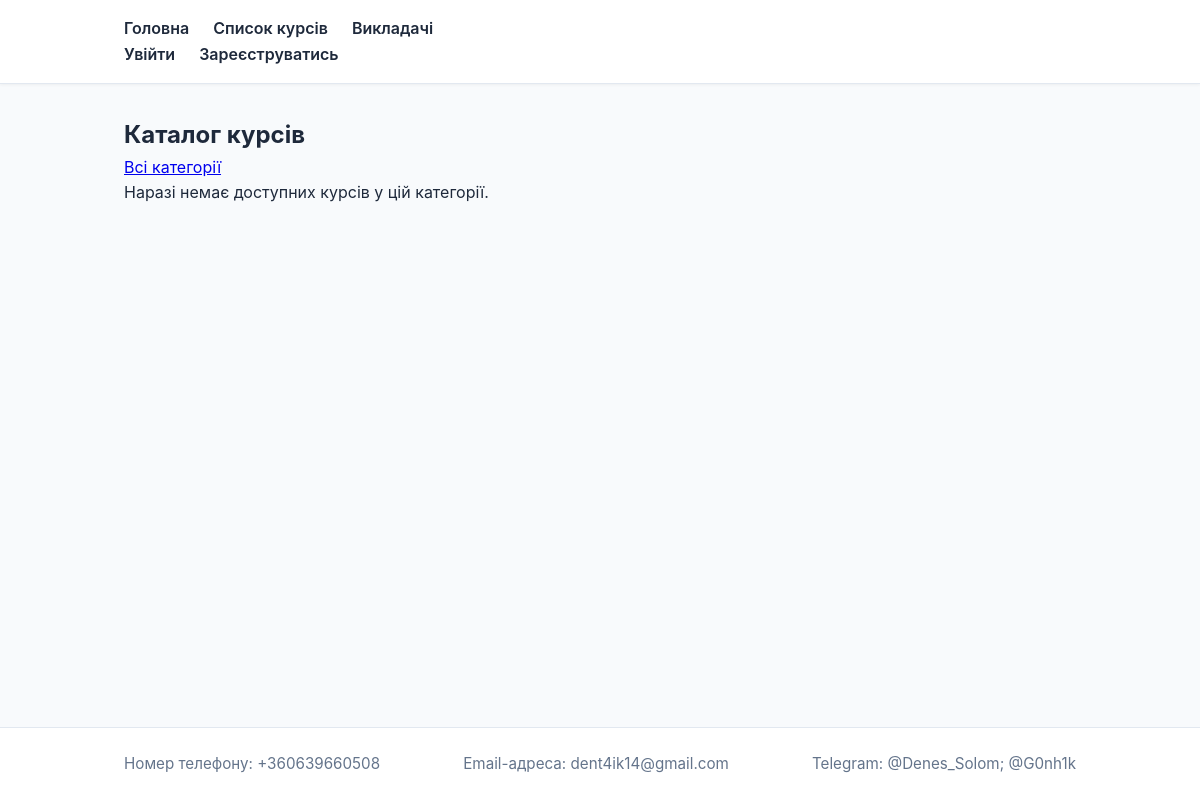
Before: /courses/ with the older database file.
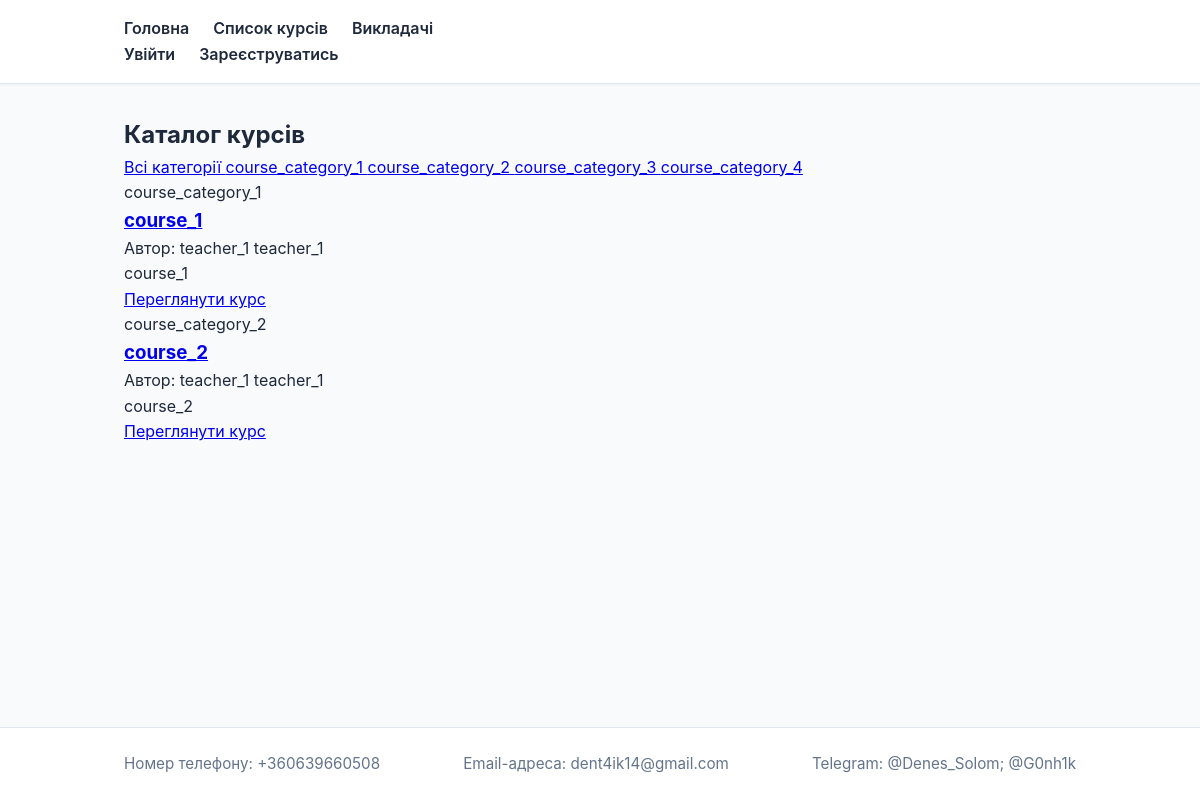
After: the same page with the newer database file.
### courses/models.py (models this page shows, shortened)
class CourseCategory(models.Model):
    name = models.CharField(max_length=128)

class Course(models.Model):
    name = models.CharField(max_length=128)
    description = models.TextField(null=True, blank=True)
    authot = models.ForeignKey(to=User, on_delete=models.CASCADE, related_name='courses_created',)
    category = models.ForeignKey(to=CourseCategory, on_delete=models.SET_NULL, null=True, blank=True)

### users/models.py (models this page shows)
class User(AbstractUser):
    email = models.EmailField('email address', unique=True)
    class Role(models.TextChoices):
        TEACHER = 'teacher', 'Викладач'
        STUDENT = 'student', 'Студент'
    role = models.CharField(
        'роль',
        max_length=10,
        choices=Role.choices,
        default=Role.STUDENT,
    )

### courses/views.py (the view)
# urls.py: path('', CoursesList.as_view(), name='courses_list'),
class CoursesList(ListView):
    model = Course
    template_name = 'courses/course_list.html'
    context_object_name = 'courses'
    def get_queryset(self):
        queryset = super().get_queryset()
        category_id = self.request.GET.get('category_id')
        if category_id and category_id.isdigit():
            queryset = queryset.filter(category_id=category_id)
        return queryset
    def get_context_data(self, **kwargs):
        context = super().get_context_data(**kwargs)
        context['title'] = 'Список Курсів'
        context['categories'] = CourseCategory.objects.all()
        category_id = self.request.GET.get('category_id')
        if category_id and category_id.isdigit():
            context['curent_category'] = CourseCategory.objects.filter(id=category_id).first()
        return context

### courses/templates/courses/course_list.html (shortened to what this page needs)
{% load static %}
<!doctype html>
<html lang="uk">
  <head>
    <link rel="stylesheet" href="{% static 'users/css/style.css' %}" />
  </head>
  <body>
    <header>
      <div class="nav-container">
        <div class="nav-links">
          <a href="{% url 'index' %}">Головна</a>
          <a href="{% url 'courses:courses_list' %}">Список курсів</a>
          <a href="{% url 'users:users_list' %}">Викладачі</a>
        </div>
        <div class="auth-links nav-links">
          {% if user.is_authenticated %}
            <a href="{% url 'users:profile' %}">Профіль ({{ user.username }})</a>
            <form action="{% url 'users:logout' %}" method="post" style="display: inline;">
              {% csrf_token %}
              <button type="submit" class="btn-logout">Вийти</button>
            </form>
          {% else %}
            <a href="{% url 'users:login' %}">Увійти</a>
            <a href="{% url 'users:register' %}">Зареєструватись</a>
          {% endif %}
        </div>
      </div>
    </header>
    <main>
      <section class="courses-header">
        <h1 class="hero-title">Каталог курсів</h1>
        <div class="category-filters">
          <a href="{% url 'courses:courses_list' %}" class="filter-chip {% if not curent_category %}active{% endif %}">
            Всі категорії
          </a>
          {% for category in categories %}
            <a href="{% url 'courses:courses_list' %}?category_id={{ category.id }}"
               class="filter-chip {% if curent_category.id == category.id %}active{% endif %}">
              {{ category.name }}
            </a>
          {% endfor %}
        </div>
      </section>
      <section class="courses-grid">
        {% for course in courses %}
          <div class="course-card">
            {% if course.category %}
              <div class="course-category-tag">{{ course.category.name }}</div>
            {% endif %}
            <h3 class="course-card-title">
              <a href="{% url 'courses:course_detail' pk=course.id %}">{{ course.name }}</a>
            </h3>
            <div class="course-card-author">
              Автор: {{ course.authot.get_full_name|default:course.authot.username }}
            </div>
            <p class="course-card-desc">{{ course.description }}</p>
            <a href="{% url 'courses:course_detail' pk=course.id %}" class="btn-detail">
              Переглянути курс
            </a>
          </div>
        {% empty %}
          <div class="empty-state" style="grid-column: 1 / -1;">
            <p>Наразі немає доступних курсів у цій категорії.</p>
          </div>
        {% endfor %}
      </section>
    </main>
    <footer>
      <div class="footer-container">
        <p>Номер телефону: +360639660508</p>
        <p>Email-адреса: dent4ik14@gmail.com</p>
        <p>Telegram: @Denes_Solom; @G0nh1k</p>
      </div>
    </footer>
  </body>
</html>

### static/users/css/style.css (style rules this page uses)
:root { --primary-color: #2563eb; --primary-hover: #1d4ed8; --bg-color: #f8fafc; --card-bg: #ffffff; --text-color: #1e293b; --text-muted: #64748b; --border-color: #e2e8f0; --radius: 12px; --shadow: 0 4px 6px -1px rgba(0, 0, 0, 0.1), 0 2px 4px -2px rgba(0, 0, 0, 0.05); }
* { box-sizing: border-box; margin: 0; padding: 0; }
body { font-family: -apple-system, BlinkMacSystemFont, "Segoe UI", Roboto, Helvetica, Arial, sans-serif; background-color: var(--bg-color); color: var(--text-color); line-height: 1.6; display: flex; flex-direction: column; min-height: 100vh; }
header { background-color: var(--card-bg); border-bottom: 1px solid var(--border-color); padding: 1rem 0; box-shadow: 0 1px 3px rgba(0, 0, 0, 0.05); }
.nav-container { max-width: 1000px; margin: 0 auto; padding: 0 1.5rem; }
.nav-links { display: flex; gap: 1.5rem; }
.nav-links a { text-decoration: none; color: var(--text-color); font-weight: 600; transition: color 0.2s ease; }
main { max-width: 1000px; width: 100%; margin: 2rem auto; padding: 0 1.5rem; flex: 1; }
footer { background-color: var(--card-bg); border-top: 1px solid var(--border-color); padding: 1.5rem 0; margin-top: auto; }
.footer-container { max-width: 1000px; margin: 0 auto; padding: 0 1.5rem; display: flex; flex-wrap: wrap; gap: 1.5rem; justify-content: space-between; color: var(--text-muted); font-size: 0.95rem; }

Changed rows visible on the page:
added CourseCategory: name "course_category_1"
added CourseCategory: name "course_category_2"
added CourseCategory: name "course_category_3"
added CourseCategory: name "course_category_4"
added Course: category.name "course_category_1", name "course_1", authot.get_full_name "teacher_1 teacher_1", description "course_1"
added Course: category.name "course_category_2", name "course_2", authot.get_full_name "teacher_1 teacher_1", description "course_2"
Other visible differences:
text no longer shown: "Наразі немає доступних курсів у цій категорії."
